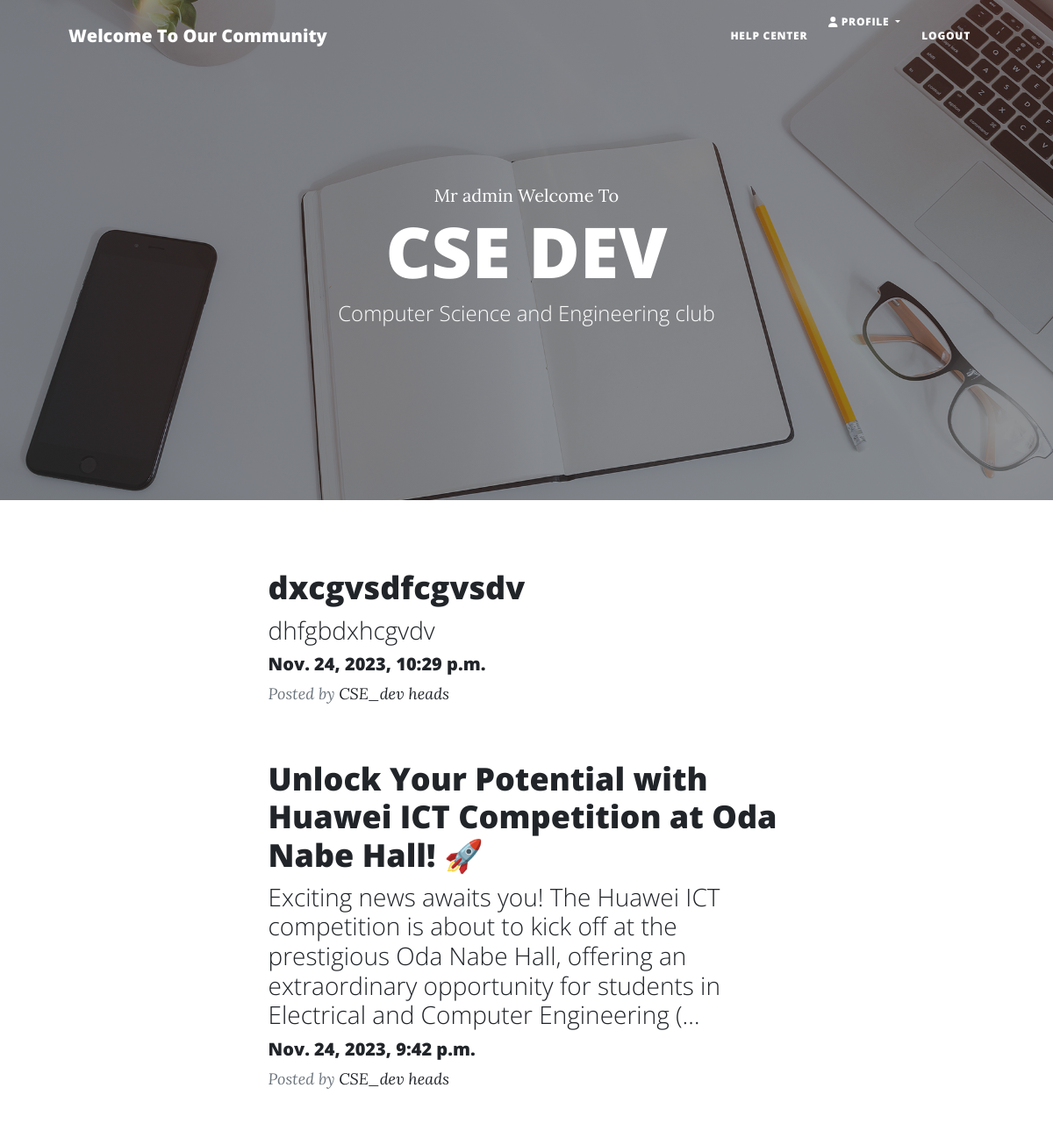
The app's page /home/ (signed in, upper part), older data.
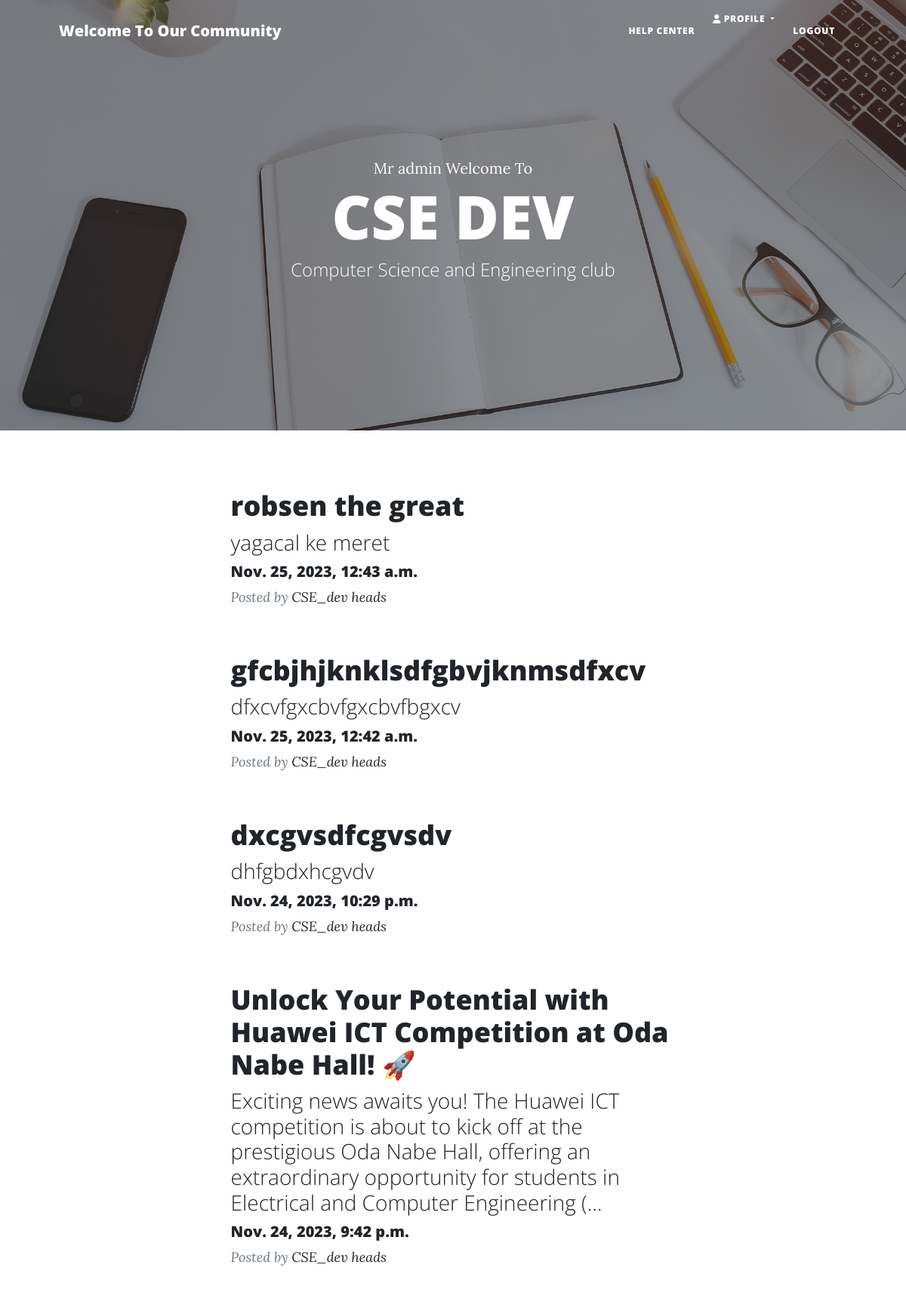
The same page, newer data.
### pro/models.py (models this page shows, shortened)
class Post(models.Model):
    title = models.CharField(max_length=200)
    body = models.CharField(max_length=10000000)
    date = models.DateTimeField(default=datetime.now, blank=True, editable=False)

### pro/views.py (the view)
# urls.py: path('home/', views.home, name='home'),
def home(request):
        posts=Post.objects.all()
        user = request.user
        print(user.username)
        userInfo = ""
        sex = "M"
        if info.objects.filter(user = user).exists():
            userInfo = info.objects.get(user = user)
            print(userInfo)
        if userInfo and userInfo.sex == "F":
            sex = "F"
            print(sex)
        return render(request, 'home.html',{'posts':posts,"users":user,"sex":sex})

### template/home.html (shortened to what this page needs)
<!DOCTYPE html>
<html lang="en">
    <head>
        <link rel="stylesheet" href="https://cdn.jsdelivr.net/npm/bootstrap@5.3.2/dist/css/bootstrap.min.css">
        {% load static %}
        <link href="{% static 'css/styles.css' %}" rel="stylesheet" />
    </head>
    <body>
        <nav class="navbar navbar-expand-lg navbar-light" id="mainNav">
            <div class="container px-4 px-lg-5">
                <a class="navbar-brand" href="index.html">Welcome To Our Community</a>
                <div class="collapse navbar-collapse" id="navbarResponsive">
                    <ul class="navbar-nav ms-auto py-4 py-lg-0">
                        <li class="nav-item">
                            <a class="nav-link px-lg-3 py-3 py-lg-4" href="https://t.me/BiniTech" target="_blank">
                                HELP CENTER
                            </a>
                        </li>
                        <li class="nav-item dropdown">
                            <a class="nav-link dropdown-toggle" href="#" id="profileDropdown" role="button" data-bs-toggle="dropdown" aria-expanded="false">
                                <i class="fas fa-user"></i> Profile
                            </a>
                        </li>
                        <li class="nav-item">
                            <a class="nav-link px-lg-3 py-3 py-lg-4" href="{% url 'login_view' %}">
                                Logout
                            </a>
                        </li>
                    </ul>
                </div>
            </div>
        </nav>
        <header class="masthead" style="background-image: url('{% static 'assets/img/home-bg.jpg' %}')">
            <div class="container position-relative px-4 px-lg-5">
                <div class="row gx-4 gx-lg-5 justify-content-center">
                    <div class="col-md-10 col-lg-8 col-xl-7">
                        <div class="site-heading">
                            {% if user.is_authenticated %}
                                    {%if sex == "M"%}
                                    <h1 style="font-size: 2em;"></h1> Mr {{ user.username }} Welcome   To </h1>
                                    {%else%}
                                    <h1 style="font-size: 2em;"></h1> Ms {{ user.username }} Welcome   To </h1>
                                    {%endif%}
                            {% endif %}
                            <h1>CSE DEV</h1>
                            <span class="subheading">Computer Science and Engineering club </span>
                        </div>
                    </div>
                </div>
            </div>
        </header>
        <div class="container px-4 px-lg-5">
            <div class="row gx-4 gx-lg-5 justify-content-center">
                {% for post in posts reversed %}
                    <div class="col-md-10 col-lg-8 col-xl-7">
                        <div class="post-preview">
                            <a href="/posts/{{post.id}}/">
                                <h2 class="post-title">{{ post.title }}</h2>
                                <h3 class="post-subtitle">{{ post.body|truncatechars:200 }}</h3>
                                <h5>{{ post.date }}</h5>
                            </a>
                            <p class="post-meta">
                                Posted by
                                <a href="#!">CSE_dev heads</a>
                            </p>
                        </div>
                    </div>
                {% endfor %}
            </div>
        </div>
    </body>
</html>

Row changes from the older to the newer data that the page shows:
added Post: title "robsen the great", body "yagacal ke meret", date "Nov. 25, 2023, 12:43 a.m."
added Post: title "gfcbjhjknklsdfgbvjknmsdfxcv", body "dfxcvfgxcbvfgxcbvfbgxcv", date "Nov. 25, 2023, 12:42 a.m."
